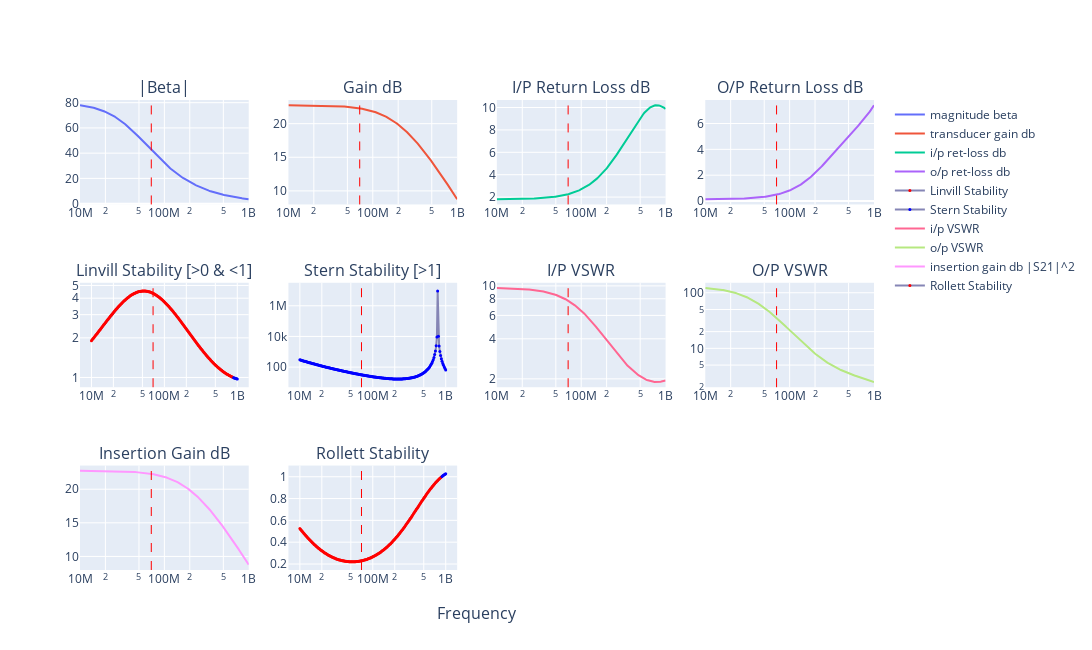

The cell this chart's notebook holds for it:
### Code cell
# 2SC2498 - file:///home/bev/Documents/Radio/DataSheets/BJTs/2SC2498.pdf
eL = 1.75
eC = 0.2
n = complex_fba(
    title="2SC2498 Bias:${Ie_mA}mA, F:${F_mhz}MHz",
    F_mhz=70,
    FT_mhz=3500,
    B0=80,
    Ie_mA=4,
    Rbp=1.0,
    Re=0,
    extLe_nH=eL,
    extLb_nH=eL,
    extLc_nH=eL,
    extCin_pF=eC,
    extCout_pF=eC,
    extCrev_pF=eC,
    Ccb_pF=0.95,
    Cce_pF=0.2,
    Cf_pF=100000,
    Lf_nH=10,
    Rf=51000,
    ZS_real=50,
    ZS_imag=0,
    ZL_real=50,
    ZL_imag=0,
    N=1,
    from_mhz=10,
    to_mhz=1000,
)

n.write_touchstone(
    "2SC2498_CE_Ie4mA_nbgen",
    dir="/home/bev/Documents/Radio/QUCS-S/Studies/0010_S_Touchtone_lib",
)

### Figure 1 — Plotly figure (JSON) as saved in the notebook; plotly's stock layout.template omitted (floating-point values rounded to 4 significant figures; data arrays with more than 128 entries replaced by an {"elided": "..."} marker saying what was removed)
{"data": [{"name": "magnitude beta", "type": "scatter", "x": {"elided": "200 float values"}, "xaxis": "x", "y": {"elided": "200 float values"}, "yaxis": "y"}, {"name": "transducer gain db", "type": "scatter", "x": {"elided": "200 float values"}, "xaxis": "x2", "y": {"elided": "200 float values"}, "yaxis": "y2"}, {"name": "i/p ret-loss db", "type": "scatter", "x": {"elided": "200 float values"}, "xaxis": "x3", "y": {"elided": "200 float values"}, "yaxis": "y3"}, {"name": "o/p ret-loss db", "type": "scatter", "x": {"elided": "200 float values"}, "xaxis": "x4", "y": {"elided": "200 float values"}, "yaxis": "y4"}, {"line": {"color": "#8585b5"}, "marker": {"color": {"elided": "200 str values"}, "size": 3}, "mode": "markers+lines", "name": "Linvill Stability", "type": "scatter", "x": {"elided": "200 float values"}, "xaxis": "x5", "y": {"elided": "200 float values"}, "yaxis": "y5"}, {"line": {"color": "#8585b5"}, "marker": {"color": {"elided": "200 str values"}, "size": 3}, "mode": "markers+lines", "name": "Stern Stability", "type": "scatter", "x": {"elided": "200 float values"}, "xaxis": "x6", "y": {"elided": "200 float values"}, "yaxis": "y6"}, {"name": "i/p VSWR", "type": "scatter", "x": {"elided": "200 float values"}, "xaxis": "x7", "y": {"elided": "200 float values"}, "yaxis": "y7"}, {"name": "o/p VSWR", "type": "scatter", "x": {"elided": "200 float values"}, "xaxis": "x8", "y": {"elided": "200 float values"}, "yaxis": "y8"}, {"name": "insertion gain db |S21|^2", "type": "scatter", "x": {"elided": "200 float values"}, "xaxis": "x9", "y": {"elided": "200 float values"}, "yaxis": "y9"}, {"line": {"color": "#8585b5"}, "marker": {"color": {"elided": "200 str values"}, "size": 3}, "mode": "markers+lines", "name": "Rollett Stability", "type": "scatter", "x": {"elided": "200 float values"}, "xaxis": "x10", "y": {"elided": "200 float values"}, "yaxis": "y10"}], "layout": {"annotations": [{"font": {"size": 16}, "showarrow": false, "text": "|Beta|", "x": 0.1062, "xanchor": "center", "xref": "paper", "y": 1, "yanchor": "bottom", "yref": "paper"}, {"font": {"size": 16}, "showarrow": false, "text": "Gain dB", "x": 0.3688, "xanchor": "center", "xref": "paper", "y": 1, "yanchor": "bottom", "yref": "paper"}, {"font": {"size": 16}, "showarrow": false, "text": "I/P Return Loss dB", "x": 0.6313, "xanchor": "center", "xref": "paper", "y": 1, "yanchor": "bottom", "yref": "paper"}, {"font": {"size": 16}, "showarrow": false, "text": "O/P Return Loss dB", "x": 0.8938, "xanchor": "center", "xref": "paper", "y": 1, "yanchor": "bottom", "yref": "paper"}, {"font": {"size": 16}, "showarrow": false, "text": "Linvill Stability [>0 & <1]", "x": 0.1062, "xanchor": "center", "xref": "paper", "y": 0.6111, "yanchor": "bottom", "yref": "paper"}, {"font": {"size": 16}, "showarrow": false, "text": "Stern Stability [>1]", "x": 0.3688, "xanchor": "center", "xref": "paper", "y": 0.6111, "yanchor": "bottom", "yref": "paper"}, {"font": {"size": 16}, "showarrow": false, "text": "I/P VSWR", "x": 0.6313, "xanchor": "center", "xref": "paper", "y": 0.6111, "yanchor": "bottom", "yref": "paper"}, {"font": {"size": 16}, "showarrow": false, "text": "O/P VSWR", "x": 0.8938, "xanchor": "center", "xref": "paper", "y": 0.6111, "yanchor": "bottom", "yref": "paper"}, {"font": {"size": 16}, "showarrow": false, "text": "Insertion Gain dB", "x": 0.1062, "xanchor": "center", "xref": "paper", "y": 0.2222, "yanchor": "bottom", "yref": "paper"}, {"font": {"size": 16}, "showarrow": false, "text": "Rollett Stability", "x": 0.3688, "xanchor": "center", "xref": "paper", "y": 0.2222, "yanchor": "bottom", "yref": "paper"}, {"font": {"size": 16}, "showarrow": false, "text": "Frequency", "x": 0.5, "xanchor": "center", "xref": "paper", "y": 0, "yanchor": "top", "yref": "paper", "yshift": -30}], "height": 650, "shapes": [{"line": {"color": "red", "dash": "dash", "width": 1}, "type": "line", "x0": 70000000, "x1": 70000000, "xref": "x", "y0": 0, "y1": 1, "yref": "y domain"}, {"line": {"color": "red", "dash": "dash", "width": 1}, "type": "line", "x0": 70000000, "x1": 70000000, "xref": "x2", "y0": 0, "y1": 1, "yref": "y2 domain"}, {"line": {"color": "red", "dash": "dash", "width": 1}, "type": "line", "x0": 70000000, "x1": 70000000, "xref": "x3", "y0": 0, "y1": 1, "yref": "y3 domain"}, {"line": {"color": "red", "dash": "dash", "width": 1}, "type": "line", "x0": 70000000, "x1": 70000000, "xref": "x4", "y0": 0, "y1": 1, "yref": "y4 domain"}, {"line": {"color": "red", "dash": "dash", "width": 1}, "type": "line", "x0": 70000000, "x1": 70000000, "xref": "x5", "y0": 0, "y1": 1, "yref": "y5 domain"}, {"line": {"color": "red", "dash": "dash", "width": 1}, "type": "line", "x0": 70000000, "x1": 70000000, "xref": "x6", "y0": 0, "y1": 1, "yref": "y6 domain"}, {"line": {"color": "red", "dash": "dash", "width": 1}, "type": "line", "x0": 70000000, "x1": 70000000, "xref": "x7", "y0": 0, "y1": 1, "yref": "y7 domain"}, {"line": {"color": "red", "dash": "dash", "width": 1}, "type": "line", "x0": 70000000, "x1": 70000000, "xref": "x8", "y0": 0, "y1": 1, "yref": "y8 domain"}, {"line": {"color": "red", "dash": "dash", "width": 1}, "type": "line", "x0": 70000000, "x1": 70000000, "xref": "x9", "y0": 0, "y1": 1, "yref": "y9 domain"}, {"line": {"color": "red", "dash": "dash", "width": 1}, "type": "line", "x0": 70000000, "x1": 70000000, "xref": "x10", "y0": 0, "y1": 1, "yref": "y10 domain"}], "width": 1400, "xaxis": {"anchor": "y", "autorange": true, "domain": [0, 0.2125], "range": [7, 9.0], "type": "log"}, "xaxis10": {"anchor": "y10", "autorange": true, "domain": [0.2625, 0.475], "range": [6.856, 9.144], "type": "log"}, "xaxis11": {"anchor": "y11", "domain": [0.525, 0.7375], "type": "log"}, "xaxis12": {"anchor": "y12", "domain": [0.7875, 1], "type": "log"}, "xaxis2": {"anchor": "y2", "autorange": true, "domain": [0.2625, 0.475], "range": [7, 9.0], "type": "log"}, "xaxis3": {"anchor": "y3", "autorange": true, "domain": [0.525, 0.7375], "range": [7, 9.0], "type": "log"}, "xaxis4": {"anchor": "y4", "autorange": true, "domain": [0.7875, 1], "range": [7, 9.0], "type": "log"}, "xaxis5": {"anchor": "y5", "autorange": true, "domain": [0, 0.2125], "range": [6.856, 9.144], "type": "log"}, "xaxis6": {"anchor": "y6", "autorange": true, "domain": [0.2625, 0.475], "range": [6.856, 9.144], "type": "log"}, "xaxis7": {"anchor": "y7", "autorange": true, "domain": [0.525, 0.7375], "range": [7, 9.0], "type": "log"}, "xaxis8": {"anchor": "y8", "autorange": true, "domain": [0.7875, 1], "range": [7, 9.0], "type": "log"}, "xaxis9": {"anchor": "y9", "autorange": true, "domain": [0, 0.2125], "range": [7, 9.0], "type": "log"}, "yaxis": {"anchor": "x", "autorange": true, "domain": [0.7778, 1], "range": [-0.6418, 82.13], "type": "linear"}, "yaxis10": {"anchor": "x10", "autorange": true, "domain": [0, 0.2222], "range": [0.145, 1.103], "type": "linear"}, "yaxis11": {"anchor": "x11", "domain": [0, 0.2222]}, "yaxis12": {"anchor": "x12", "domain": [0, 0.2222]}, "yaxis2": {"anchor": "x2", "autorange": true, "domain": [0.7778, 1], "range": [7.981, 23.52], "type": "linear"}, "yaxis3": {"anchor": "x3", "autorange": true, "domain": [0.7778, 1], "range": [1.343, 10.67], "type": "linear"}, "yaxis4": {"anchor": "x4", "autorange": true, "domain": [0.7778, 1], "range": [-0.2613, 7.819], "type": "linear"}, "yaxis5": {"anchor": "x5", "autorange": true, "domain": [0.3889, 0.6111], "range": [-0.07408, 0.7193], "type": "log"}, "yaxis6": {"anchor": "x6", "autorange": true, "domain": [0.3889, 0.6111], "range": [0.689, 7.499], "type": "log"}, "yaxis7": {"anchor": "x7", "autorange": true, "domain": [0.3889, 0.6111], "range": [0.2381, 1.023], "type": "log"}, "yaxis8": {"anchor": "x8", "autorange": true, "domain": [0.3889, 0.6111], "range": [0.3011, 2.179], "type": "log"}, "yaxis9": {"anchor": "x9", "autorange": true, "domain": [0, 0.2222], "range": [7.981, 23.52], "type": "linear"}}}
